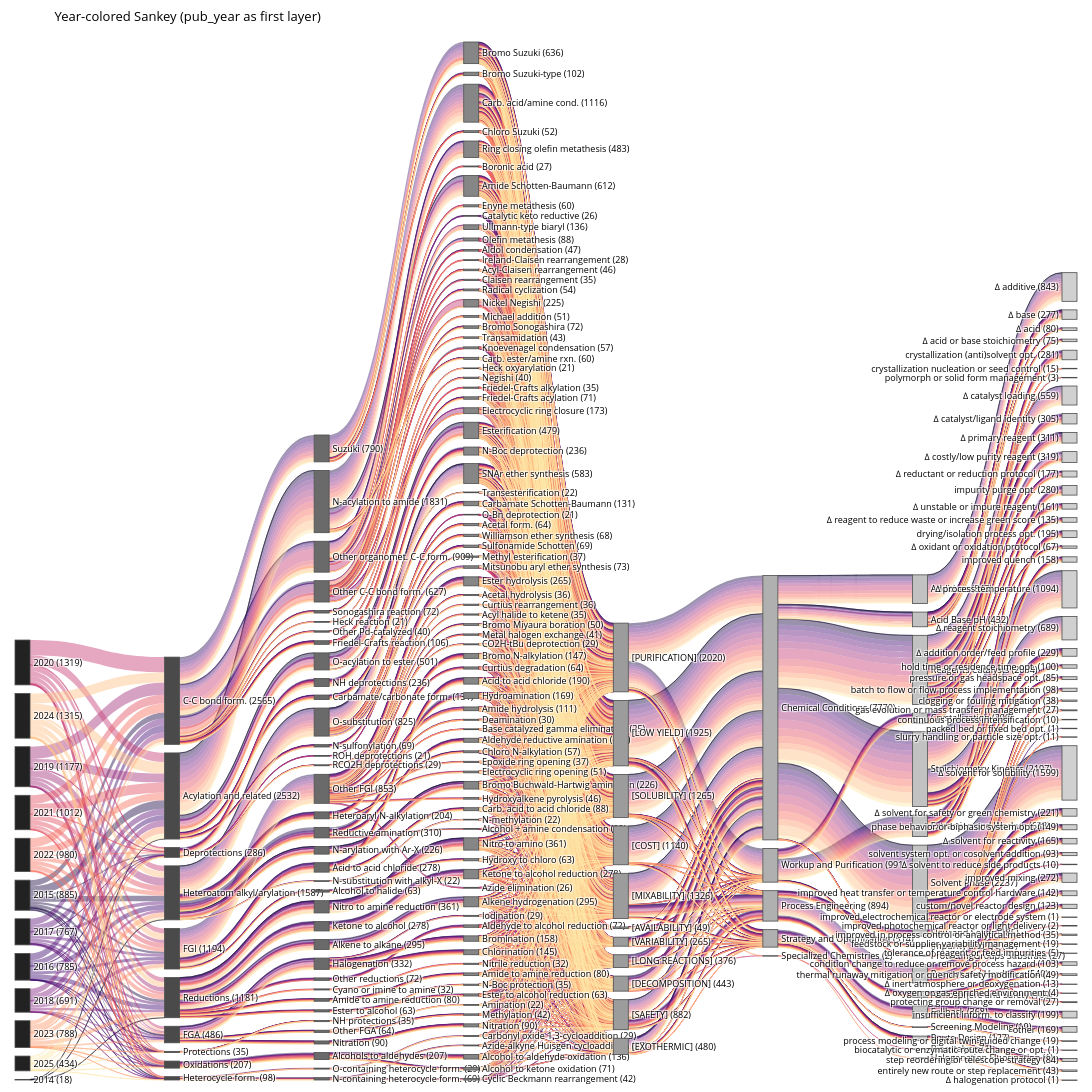

Write notebook code for a chart like this one.
### Code cell
# Year-first Sankey (publication-focused): year -> chemistry -> problem -> solution
import numpy as np
import pandas as pd
import plotly.graph_objects as go
from plotly.colors import sample_colorscale
import sys
sys.path.append("..")
from figure4_new2.figure4_helper import pretty_label, pretty_rxn_label, wrap_label, nlines

if "all_data" not in globals():
    all_data = pd.read_csv("all_reaction_data_w_metadata_unrolled_20260222.csv")

df_year = all_data.copy()

# Normalize possible alias
if "solution_category" not in df_year.columns and "solutionCategory" in df_year.columns:
    df_year["solution_category"] = df_year["solutionCategory"]

# Detect year column
year_col = None
for c in ["pub_year", "publication_year", "year", "Year", "article_year"]:
    if c in df_year.columns:
        year_col = c
        break
if year_col is None:
    raise ValueError("No year column found. Tried: pub_year, publication_year, year, Year, article_year")

# Convert to integer years (using all distinct years as bins)
df_year[year_col] = pd.to_numeric(df_year[year_col], errors="coerce")
df_year = df_year[df_year[year_col].notna()].copy()
df_year[year_col] = df_year[year_col].astype(int)

# Keep plausible publication years only
df_year = df_year[(df_year[year_col] >= 1900) & (df_year[year_col] <= 2100)].copy()

flow_cols = [
    year_col,
    "rxnCategory",
    "rxnSubcategory",
    "reaction_class",
    "problemCategory",
    "solutionCat_L1",
    "solutionCat_L2",
    "solution_category",
]
missing = [c for c in flow_cols if c not in df_year.columns]
if missing:
    raise ValueError(f"Missing required columns: {missing}")

# Optional publication-oriented pruning for readability
exclude_rxn_categories = {"Unrecognized", "Resolution"}
min_reaction_class_count = 20  # set None to disable

# Clean + complete paths
df_flow = df_year[flow_cols].dropna().copy()
for c in flow_cols:
    df_flow[c] = df_flow[c].astype(str).str.strip()
df_flow = df_flow[(df_flow[flow_cols] != "").all(axis=1)].copy()

if "rxnCategory" in df_flow.columns and exclude_rxn_categories:
    df_flow = df_flow[~df_flow["rxnCategory"].isin(exclude_rxn_categories)].copy()

if min_reaction_class_count is not None:
    rc_counts = df_flow["reaction_class"].value_counts()
    keep_rc = rc_counts[rc_counts > int(min_reaction_class_count)].index
    df_flow = df_flow[df_flow["reaction_class"].isin(keep_rc)].copy()

# Use exact years as first-layer bins (not ranges)
years_sorted = sorted(pd.to_numeric(df_flow[year_col], errors="coerce").dropna().astype(int).unique().tolist())
df_flow[year_col] = pd.Categorical(
    pd.to_numeric(df_flow[year_col], errors="coerce").astype(int),
    categories=years_sorted,
    ordered=True,
).astype(str)

print(f"Rows used: {len(df_flow):,}")
print(f"Year bins (exact years): {years_sorted}")
print(f"Unique reaction classes: {df_flow['reaction_class'].nunique()}")

# Year color map for links
if len(years_sorted) == 1:
    year_scale_pos = [0.5]
else:
    year_scale_pos = np.linspace(0.05, 0.95, len(years_sorted)).tolist()
year_rgb = sample_colorscale("magma", year_scale_pos)
year_to_rgb = {y: c for y, c in zip(years_sorted, year_rgb)}

def rgb_to_rgba(rgb_str, alpha=0.45):
    vals = rgb_str.strip()[4:-1]
    return f"rgba({vals},{alpha})"

year_to_rgba = {y: rgb_to_rgba(c, alpha=0.45) for y, c in year_to_rgb.items()}

# Build weighted edges between adjacent levels, split by year for all layers
edges = []
for i in range(len(flow_cols) - 1):
    src, tgt = flow_cols[i], flow_cols[i + 1]
    if src == year_col:
        agg = df_flow.groupby([src, tgt]).size().reset_index(name="v")
        agg["link_year"] = pd.to_numeric(agg[src], errors="coerce").astype(int)
    else:
        agg = df_flow.groupby([year_col, src, tgt]).size().reset_index(name="v")
        agg["link_year"] = pd.to_numeric(agg[year_col], errors="coerce").astype(int)

    agg["src_level"] = src
    agg["tgt_level"] = tgt
    agg = agg.rename(columns={src: "src", tgt: "tgt"})
    edges.append(agg[["link_year", "src_level", "tgt_level", "src", "tgt", "v"]])

edges_df = pd.concat(edges, ignore_index=True)

# Build nodes
node_ids, node_map, node_raw = [], {}, []
for lvl in flow_cols:
    vals = sorted(df_flow[lvl].astype(str).unique().tolist())
    if lvl == year_col:
        vals = [str(y) for y in years_sorted if str(y) in set(vals)]
    for val in vals:
        nid = f"{lvl}::{val}"
        node_map[nid] = len(node_ids)
        node_ids.append(nid)
        node_raw.append(val)

source, target, value, link_colors, link_years = [], [], [], [], []
for _, row in edges_df.iterrows():
    s_id = f"{row['src_level']}::{row['src']}"
    t_id = f"{row['tgt_level']}::{row['tgt']}"
    source.append(node_map[s_id])
    target.append(node_map[t_id])
    value.append(int(row["v"]))

    y = int(row["link_year"])
    link_years.append(str(y))
    link_colors.append(year_to_rgba.get(y, "rgba(120,120,120,0.35)"))

# Add node counts to labels
n_nodes = len(node_ids)
incoming = np.zeros(n_nodes, dtype=int)
outgoing = np.zeros(n_nodes, dtype=int)
for s, t, v in zip(source, target, value):
    outgoing[s] += int(v)
    incoming[t] += int(v)
node_counts = np.maximum(incoming, outgoing)
node_labels = [f"{pretty_label(pretty_rxn_label(lbl))} ({int(cnt)})" for lbl, cnt in zip(node_raw, node_counts)]

# Keep nodes neutral so year-colored links stand out
level_color = {
    year_col: "#222222",
    "rxnCategory": "#4a4a4a",
    "rxnSubcategory": "#6a6a6a",
    "reaction_class": "#868686",
    "problemCategory": "#9c9c9c",
    "solutionCat_L1": "#b0b0b0",
    "solutionCat_L2": "#c2c2c2",
    "solution_category": "#d0d0d0",
}
node_colors = [level_color.get(n.split("::", 1)[0], "#BBBBBB") for n in node_ids]

fig = go.Figure(
    data=[
        go.Sankey(
            arrangement="snap",
            node=dict(
                pad=10,
                thickness=15,
                line=dict(color="#4d4d4d", width=0.8),
                label=node_labels,
                color=node_colors,
                customdata=node_raw,
                hovertemplate="%{customdata}<extra></extra>",
            ),
            link=dict(
                source=source,
                target=target,
                value=value,
                color=link_colors,
                hovertemplate="Year: %{customdata}<br>Count: %{value}<extra></extra>",
                customdata=link_years,
            ),
        )
    ]
)

# Publication sizing: 7 in width @ 300 dpi
width_in, height_in, dpi = 7.0, 9, 300
width_px, height_px = int(width_in * dpi), int(height_in * dpi)

fig.update_layout(
    title=f"Year-colored Sankey ({year_col} as first layer)",
    width=width_px,
    height=height_px,
    font=dict(size=9, color="black"),
    plot_bgcolor="white",
    paper_bgcolor="white",
    margin=dict(l=15, r=15, t=42, b=12),
)

fig.show()

# Optional export
# out_path = "year_colored_links_sankey.svg"
# fig.write_image(out_path, width=width_px, height=height_px, scale=1)
print(f"Saved: {out_path} ({width_in}in x {height_in}in @ {dpi} dpi)")

### Figure 1 — Plotly figure (JSON) as saved in the notebook; plotly's stock layout.template omitted (floating-point values rounded to 4 significant figures; data arrays with more than 128 entries replaced by an {"elided": "..."} marker saying what was removed)
{"data": [{"arrangement": "snap", "link": {"color": {"elided": "5528 str values"}, "customdata": {"elided": "5528 str values"}, "hovertemplate": "Year: %{customdata}<br>Count: %{value}<extra></extra>", "source": {"elided": "5528 int values"}, "target": {"elided": "5528 int values"}, "value": {"elided": "5528 int values"}}, "node": {"color": {"elided": "228 str values"}, "customdata": {"elided": "228 str values"}, "hovertemplate": "%{customdata}<extra></extra>", "label": {"elided": "228 str values"}, "line": {"color": "#4d4d4d", "width": 0.8}, "pad": 10, "thickness": 15}, "type": "sankey"}], "layout": {"font": {"color": "black", "size": 9}, "height": 2700, "margin": {"b": 12, "l": 15, "r": 15, "t": 42}, "paper_bgcolor": "white", "plot_bgcolor": "white", "title": {"text": "Year-colored Sankey (pub_year as first layer)"}, "width": 2100}}
